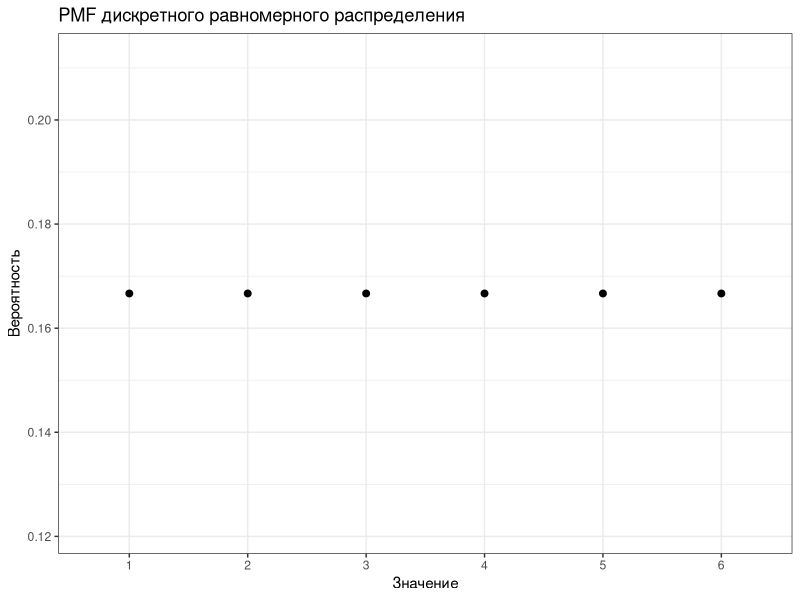
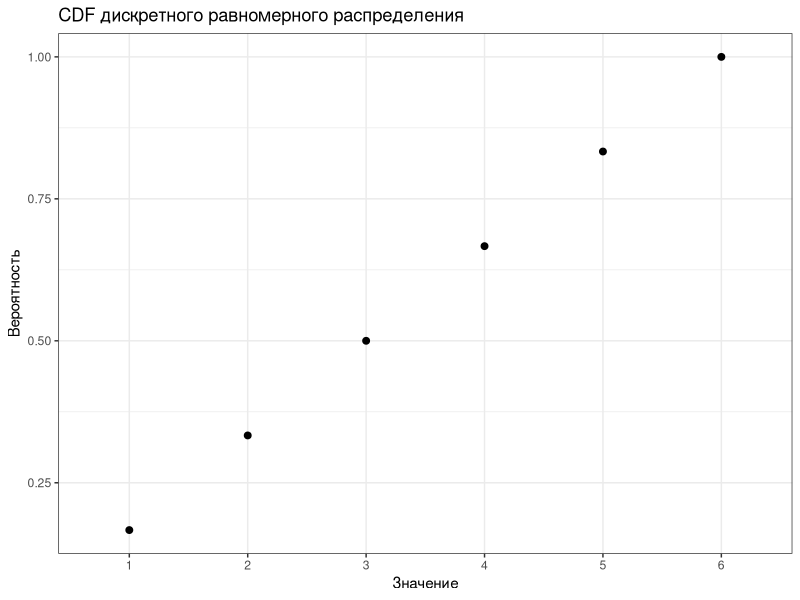
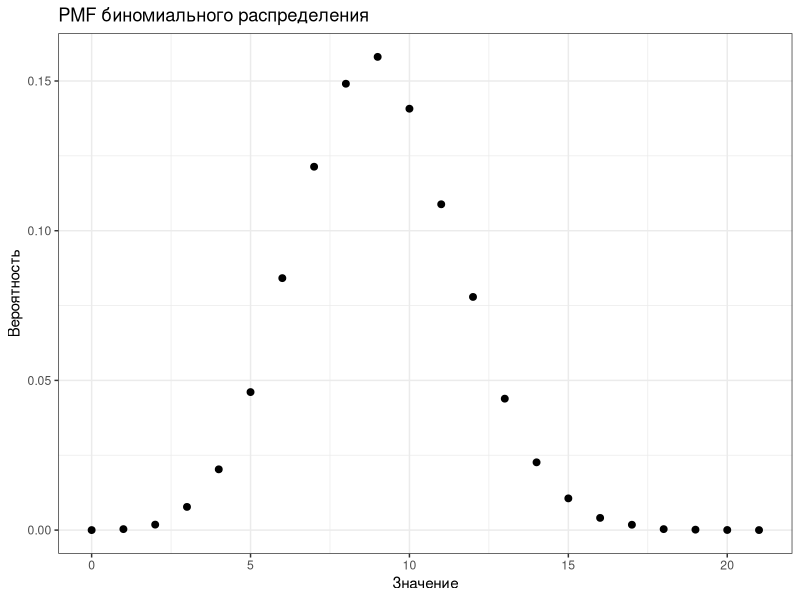
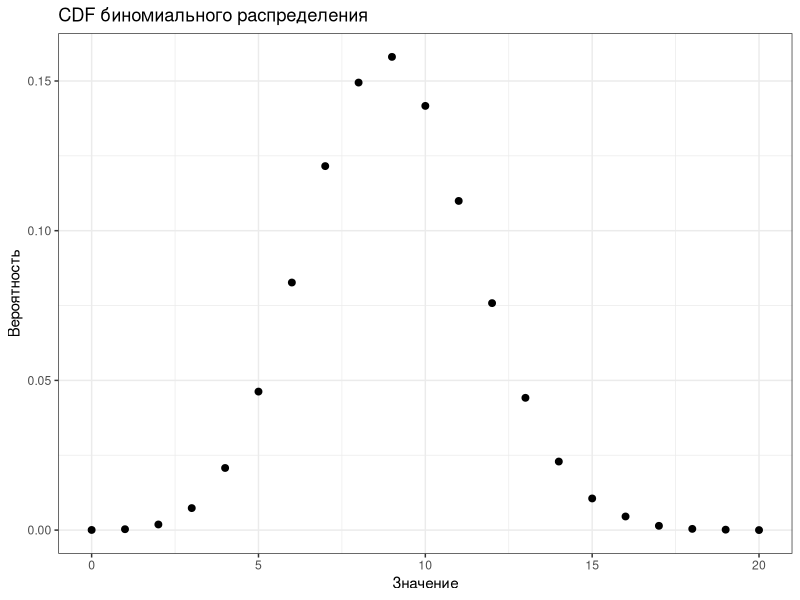
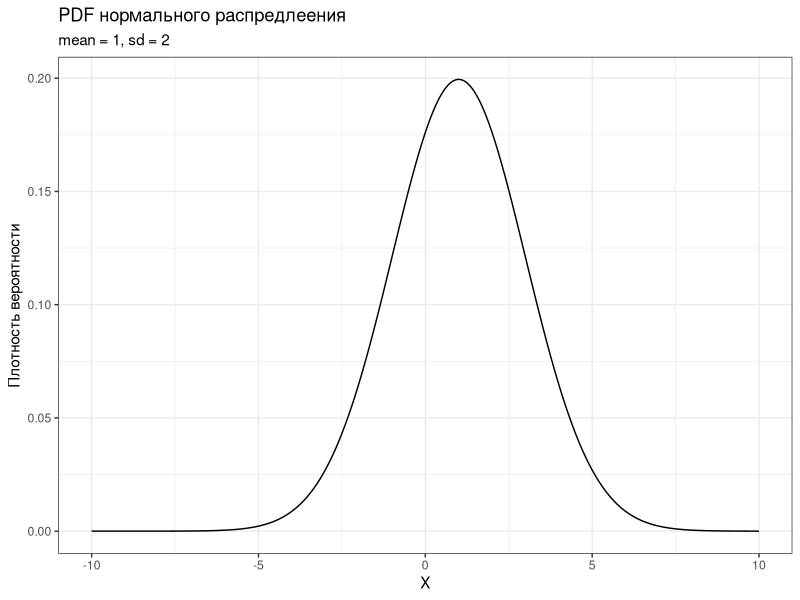
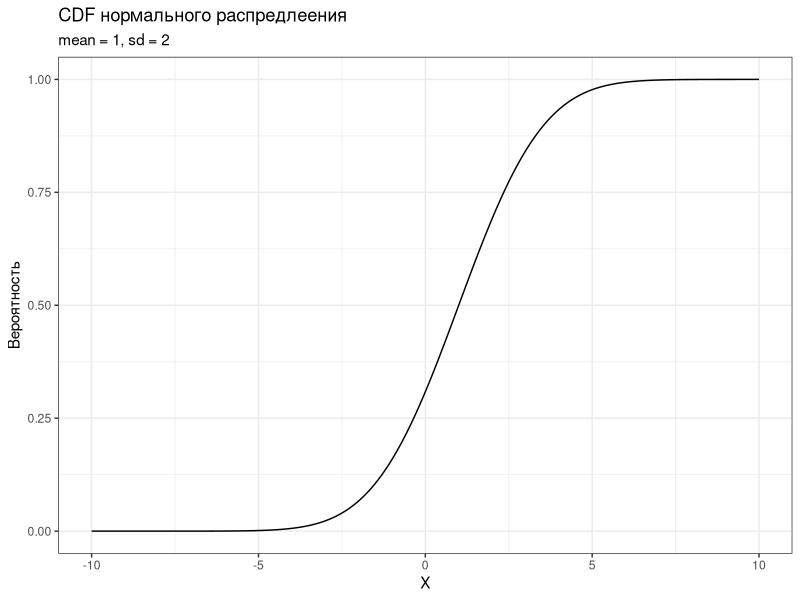

Recreate these plots in R, in order.
## ---- chunk 1
library(tidyverse)
theme_set(theme_bw())
## ---- chunk 2
tibble(x = 1:6, y = 1/6) %>% 
  ggplot(aes(x, y)) +
  geom_point(size = 2) +
  xlab('Значение') + ylab('Вероятность') +
  scale_x_discrete(limits = factor(1:6)) +
  labs(title = "PMF дискретного равномерного распределения")
## ---- chunk 3
tibble(x = 1:6, y = 1/6,
       c = 1/6 * 1:6) %>% 
  ggplot(aes(x, c)) +
  geom_point(size = 2) +
  xlab('Значение') + ylab('Вероятность') +
  scale_x_discrete(limits = factor(1:6)) +
  labs(title = "CDF дискретного равномерного распределения")
## ---- chunk 4
tibble(x = (rbinom(100000, 30, 0.3))) %>% 
  group_by(x) %>% summarize(n = n(),
                            p = n/100000) %>% 
  ggplot(aes(x, p)) + 
  geom_point(size = 2) +
  xlab("Значение") + ylab("Вероятность") +
  labs(title = "PMF биномиального распределения")
## ---- chunk 5

tibble(x = (rbinom(100000, 30, 0.3))) %>% 
  group_by(x) %>% summarize(n = n(),
                            p = n/100000) %>% 
  ggplot(aes(x, p)) + 
  geom_point(size = 2) +
  xlab("Значение") + ylab("Вероятность") +
  labs(title = "CDF биномиального распределения")
## ---- chunk 6
x <- seq(-10, 10, .001)
tibble(y = dnorm(x, mean = 1, sd = 2)) %>% 
  ggplot(aes(x = x, y = y)) +
  geom_line() +
  xlab('X') + ylab('Плотность вероятности') +
  labs(title = "PDF нормального распредлеения",
       subtitle = "mean = 1, sd = 2")
## ---- chunk 7
x <- seq(-10, 10, .001)
tibble(y = pnorm(x, mean = 1, sd = 2)) %>% 
  ggplot(aes(x = x, y = y)) +
  geom_line() +
  xlab('X') + ylab('Вероятность') +
  labs(title = "CDF нормального распредлеения",
       subtitle = "mean = 1, sd = 2")
